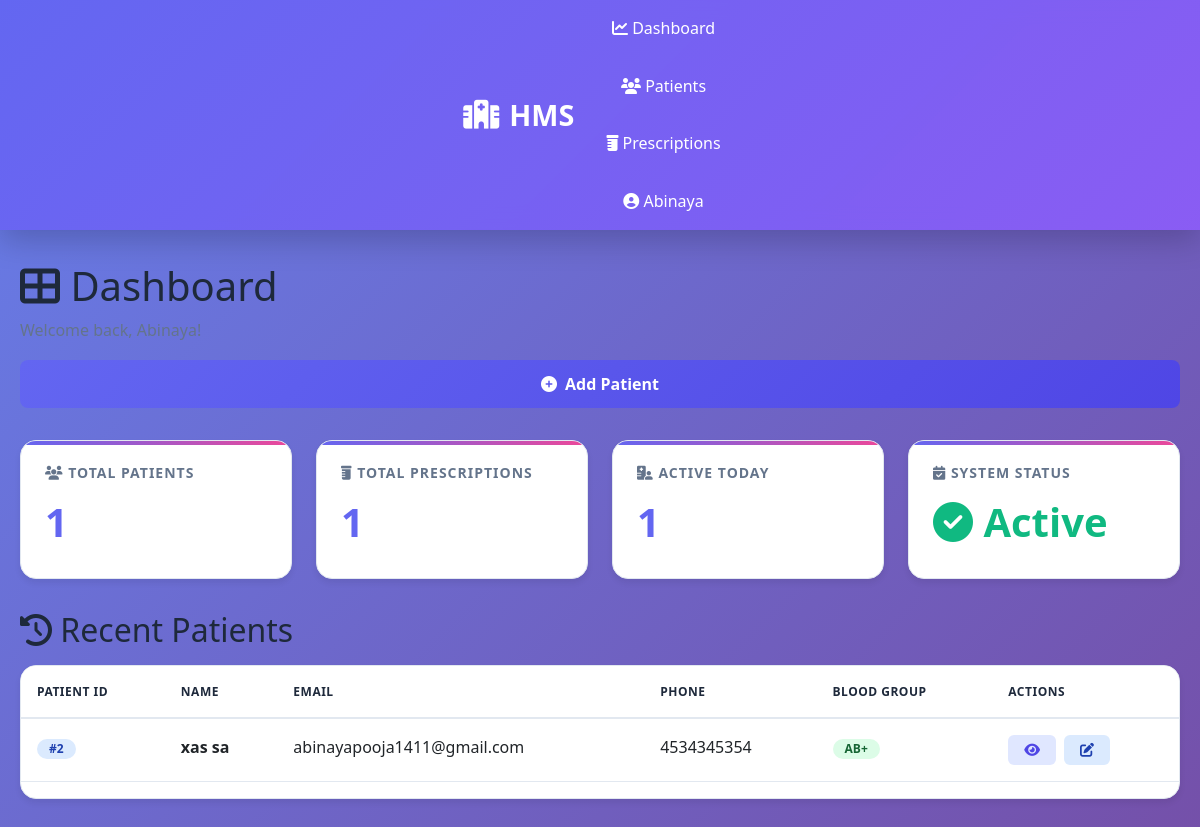
Screenshot of /auth/dashboard/ (signed in) with the database file from the repository.
### apps/patients/models.py (models this page shows, shortened)
class Patient(models.Model):
    GENDER_CHOICES = [
        ('M', 'Male'),
        ('F', 'Female'),
        ('O', 'Other'),
    ]
    BLOOD_GROUP_CHOICES = [
        ('O+', 'O+'),
        ('O-', 'O-'),
        ('A+', 'A+'),
        ('A-', 'A-'),
        ('B+', 'B+'),
        ('B-', 'B-'),
        ('AB+', 'AB+'),
        ('AB-', 'AB-'),
    ]
    patient_id = models.AutoField(primary_key=True)
    first_name = models.CharField(max_length=100)
    last_name = models.CharField(max_length=100)
    email = models.EmailField(unique=True)
    phone = models.CharField(
        max_length=15,
        validators=[RegexValidator(r'^\+?1?\d{9,15}$', 'Enter a valid phone number')]
    )
    date_of_birth = models.DateField()
    gender = models.CharField(max_length=1, choices=GENDER_CHOICES)
    blood_group = models.CharField(max_length=3, choices=BLOOD_GROUP_CHOICES)
    address = models.TextField()
    city = models.CharField(max_length=50)
    state = models.CharField(max_length=50)
    postal_code = models.CharField(max_length=10)
    emergency_contact = models.CharField(max_length=15)
    allergies = models.TextField(blank=True, null=True)
    medical_history = models.TextField(blank=True, null=True)
    created_by = models.ForeignKey(User, on_delete=models.PROTECT, related_name='patients_created')
    created_at = models.DateTimeField(auto_now_add=True)
    updated_at = models.DateTimeField(auto_now=True)
    class Meta:
        ordering = ['-created_at']
        indexes = [
            models.Index(fields=['first_name', 'last_name']),
            models.Index(fields=['email']),
        ]
    @property
    def full_name(self):
        return f"{self.first_name} {self.last_name}"

### apps/users/views.py (the view)
# urls.py: path('dashboard/', views.dashboard, name='dashboard'),
@login_required(login_url='users:login')
def dashboard(request):
    total_patients = Patient.objects.count()
    total_prescriptions = Prescription.objects.count()
    recent_patients = Patient.objects.all()[:5]
    context = {
        'total_patients': total_patients,
        'total_prescriptions': total_prescriptions,
        'recent_patients': recent_patients,
    }
    return render(request, 'dashboard.html', context)

### templates/dashboard.html (shortened to what this page needs)
{% extends 'base.html' %}
{% load static %}
{% block content %}
<div class="dashboard-container" style="background: transparent; padding: 0;">
    <div class="dashboard-header">
        <div>
            <h1><i class="fas fa-th-large"></i> Dashboard</h1>
            <p style="color: var(--text-light); margin: 0.5rem 0 0 0;">Welcome back, {{ user.first_name|default:user.username }}!</p>
        </div>
        <a href="{% url 'patients:patient-create' %}" class="btn btn-primary">
            <i class="fas fa-plus-circle"></i> Add Patient
        </a>
    </div>
    <div class="stats-grid">
        <div class="stat-card">
            <h3><i class="fas fa-users"></i> Total Patients</h3>
            <div class="stat-value">{{ total_patients }}</div>
        </div>
        <div class="stat-card">
            <h3><i class="fas fa-prescription-bottle"></i> Total Prescriptions</h3>
            <div class="stat-value">{{ total_prescriptions }}</div>
        </div>
        <div class="stat-card">
            <h3><i class="fas fa-hospital-user"></i> Active Today</h3>
            <div class="stat-value">{{ recent_patients|length }}</div>
        </div>
        <div class="stat-card">
            <h3><i class="fas fa-calendar-check"></i> System Status</h3>
            <div class="stat-value" style="color: var(--success-color);">
                <i class="fas fa-check-circle"></i> Active
            </div>
        </div>
    </div>
    <div style="margin-top: 2rem;">
        <h2 style="margin-bottom: 1rem; color: var(--text-dark);">
            <i class="fas fa-history"></i> Recent Patients
        </h2>
        {% if recent_patients %}
        <div class="table-container">
            <table class="table">
                <thead>
                    <tr>
                        <th>Patient ID</th>
                        <th>Name</th>
                        <th>Email</th>
                        <th>Phone</th>
                        <th>Blood Group</th>
                        <th>Actions</th>
                    </tr>
                </thead>
                <tbody>
                    {% for patient in recent_patients %}
                    <tr>
                        <td><span class="badge badge-primary">#{{ patient.patient_id }}</span></td>
                        <td>
                            <strong>{{ patient.full_name }}</strong>
                        </td>
                        <td>{{ patient.email }}</td>
                        <td>{{ patient.phone }}</td>
                        <td>
                            <span class="badge badge-success">{{ patient.blood_group }}</span>
                        </td>
                        <td>
                            <div class="action-buttons">
                                <a href="{% url 'patients:patient-detail' patient.patient_id %}" class="action-btn action-btn-view" title="View">
                                    <i class="fas fa-eye"></i>
                                </a>
                                <a href="{% url 'patients:patient-update' patient.patient_id %}" class="action-btn action-btn-edit" title="Edit">
                                    <i class="fas fa-edit"></i>
                                </a>
                            </div>
                        </td>
                    </tr>
                    {% endfor %}
                </tbody>
            </table>
        </div>
        {% endif %}
    </div>
</div>
{% endblock %}

### templates/base.html (shortened to what this page needs)
{% load static %}
<!DOCTYPE html>
<html lang="en">
<head>
    <link href="https://cdnjs.cloudflare.com/ajax/libs/font-awesome/6.4.0/css/all.min.css" rel="stylesheet">
    <link href="https://cdn.jsdelivr.net/npm/bootstrap@5.3.0/dist/css/bootstrap.min.css" rel="stylesheet">
    <link rel="stylesheet" href="{% static 'css/style.css' %}">
</head>
<body>
    {% if user.is_authenticated %}
    <nav class="navbar">
        <div class="navbar-container">
            <a href="{% url 'users:dashboard' %}" class="navbar-brand">
                <i class="fas fa-hospital"></i>
                HMS
            </a>
            <ul class="navbar-nav">
                <li><a href="{% url 'users:dashboard' %}"><i class="fas fa-chart-line"></i> Dashboard</a></li>
                <li><a href="{% url 'patients:patient-list' %}"><i class="fas fa-users"></i> Patients</a></li>
                <li><a href="{% url 'prescriptions:prescription-list' %}"><i class="fas fa-prescription-bottle"></i> Prescriptions</a></li>
                <li><a href="#" data-bs-toggle="dropdown"><i class="fas fa-user-circle"></i> {{ user.first_name|default:user.username }}</a>
                </li>
            </ul>
        </div>
    </nav>
    {% endif %}
    <div class="container {% if user.is_authenticated %}authenticated-container{% else %}no-auth-container{% endif %}">
        {% block content %}{% endblock %}
    </div>
</body>
</html>

### static/css/style.css (style rules this page uses)
:root { --primary-color: #6366f1; --primary-dark: #4f46e5; --secondary-color: #ec4899; --success-color: #10b981; --danger-color: #ef4444; --warning-color: #f59e0b; --info-color: #0ea5e9; --dark-bg: #0f172a; --light-bg: #f8fafc; --card-bg: #ffffff; --text-dark: #1e293b; --text-light: #64748b; --border-color: #e2e8f0; }
* { margin: 0; padding: 0; box-sizing: border-box; }
body { font-family: 'Segoe UI', Tahoma, Geneva, Verdana, sans-serif; background: linear-gradient(135deg, #667eea 0%, #764ba2 100%); color: var(--text-dark); line-height: 1.6; min-height: 100vh; }
.container { max-width: 1200px; margin: 0 auto; padding: 0 20px; }
.authenticated-container { margin-top: 2rem; }
.navbar { background: linear-gradient(135deg, rgba(99, 102, 241, 0.95) 0%, rgba(139, 92, 246, 0.95) 100%); -webkit-backdrop-filter: blur(10px); backdrop-filter: blur(10px); padding: 1rem 0; position: sticky; top: 0; z-index: 1000; box-shadow: 0 10px 30px rgba(0, 0, 0, 0.2); }
.navbar-container { display: flex; justify-content: space-between; align-items: center; max-width: 1200px; margin: 0 auto; padding: 0 20px; }
.navbar-brand { color: white; font-size: 1.8rem; font-weight: bold; text-decoration: none; display: flex; align-items: center; gap: 10px; }
.navbar-nav { display: flex; list-style: none; gap: 2rem; align-items: center; }
.navbar-nav a { color: white; text-decoration: none; font-weight: 500; -webkit-transition: all 0.3s ease; transition: all 0.3s ease; padding: 0.5rem 1rem; border-radius: 0.5rem; }
.btn { padding: 0.75rem 1.5rem; border: none; border-radius: 0.5rem; font-size: 1rem; font-weight: 600; cursor: pointer; -webkit-transition: all 0.3s ease; transition: all 0.3s ease; display: inline-flex; align-items: center; gap: 0.5rem; text-decoration: none; }
.btn-primary { background: linear-gradient(135deg, var(--primary-color), var(--primary-dark)); color: white; width: 100%; justify-content: center; }
.dashboard-container { background: var(--light-bg); min-height: 100vh; padding: 2rem 0; }
.dashboard-header { display: flex; justify-content: space-between; align-items: center; margin-bottom: 2rem; flex-wrap: wrap; gap: 1rem; }
.dashboard-header h1 { font-size: 2.5rem; color: var(--text-dark); }
.stats-grid { display: grid; grid-template-columns: repeat(auto-fit, minmax(250px, 1fr)); gap: 1.5rem; margin-bottom: 2rem; }
.stat-card { background: white; border-radius: 1rem; padding: 1.5rem; box-shadow: 0 4px 6px rgba(0, 0, 0, 0.07); border: 1px solid var(--border-color); transition: all 0.3s ease; position: relative; overflow: hidden; }
.stat-card::before { content: ''; position: absolute; top: 0; left: 0; width: 100%; height: 4px; background: linear-gradient(90deg, var(--primary-color), var(--secondary-color)); }
.stat-card h3 { color: var(--text-light); font-size: 0.875rem; text-transform: uppercase; letter-spacing: 1px; margin-bottom: 0.5rem; font-weight: 600; }
.stat-card .stat-value { font-size: 2.5rem; font-weight: bold; color: var(--primary-color); }
.table-container { background: white; border-radius: 1rem; box-shadow: 0 4px 6px rgba(0, 0, 0, 0.07); border: 1px solid var(--border-color); overflow: hidden; }
.table { width: 100%; border-collapse: collapse; }
.table thead { background: linear-gradient(135deg, #f3f4f6, #e5e7eb); border-bottom: 2px solid var(--border-color); }
.table th { padding: 1rem; text-align: left; font-weight: 600; color: var(--text-dark); text-transform: uppercase; font-size: 0.75rem; letter-spacing: 0.5px; }
.table td { padding: 1rem; border-bottom: 1px solid var(--border-color); }
.table tbody tr { transition: background-color 0.3s ease; }
.badge { display: inline-block; padding: 0.25rem 0.75rem; border-radius: 9999px; font-size: 0.75rem; font-weight: 600; text-transform: uppercase; }
.badge-primary { background: #dbeafe; color: #1e40af; }
.badge-success { background: #dcfce7; color: #166534; }
.action-buttons { display: flex; gap: 0.5rem; flex-wrap: wrap; }
.action-btn { padding: 0.5rem 1rem; border: none; border-radius: 0.375rem; font-size: 0.875rem; cursor: pointer; transition: all 0.3s ease; text-decoration: none; display: inline-flex; align-items: center; gap: 0.25rem; }
.action-btn-view { background: #e0e7ff; color: #4f46e5; }
.action-btn-edit { background: #dbeafe; color: #1e40af; }
a { color: var(--primary-color); text-decoration: none; transition: color 0.3s ease; }

### rows the page displays
Patient: patient_id "2", full_name "xas sa", email "abinayapooja1411@gmail.com", phone "4534345354", blood_group "AB+"

### other values shown
{{ user.first_name|default:user.username }} "Abinaya"
{{ total_patients }} "1"
{{ total_prescriptions }} "1"
{{ recent_patients|length }} "1"
